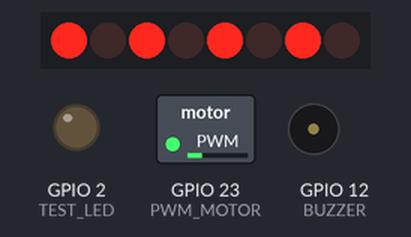
Simulated run of this sketch. Board: ESP32. Shown: 8 shift-register outputs drawn as a row of LEDs (first output left, lit = HIGH), switched loads named in the sketch (green lamp = pin HIGH), output pins drawn as LEDs (lit = HIGH), buzzer (waves = sounding, pin HIGH). Wiring (inferred from the names in the program): shift register (74HC595): data GPIO 25; shift clock GPIO 32; latch GPIO 33. Wiring (inferred from the signals the program sends): row of LEDs: on Q0, Q1, Q2, Q3, Q4, Q5, Q6, Q7. Pins used as bus, display or sensor lines are not drawn.

Above: at 1.5 s.
At 3.5 s:
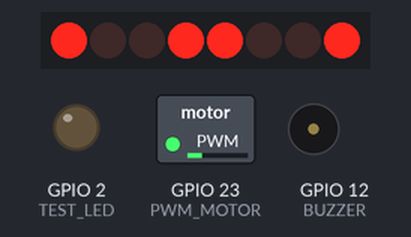
At 5.5 s:
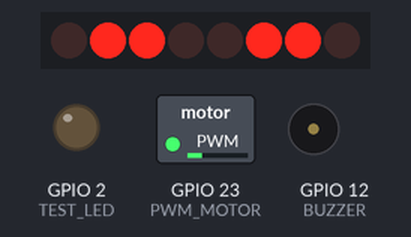
At 7.5 s:
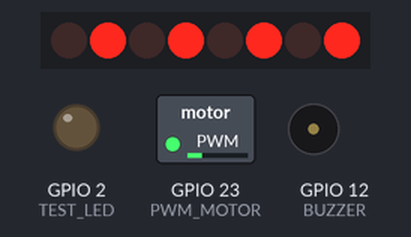
At 11.0 s:
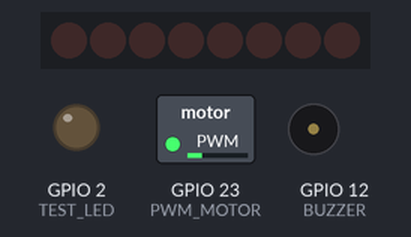
Timing chart, 0 to 16.0 s (numbered marks = the images above):
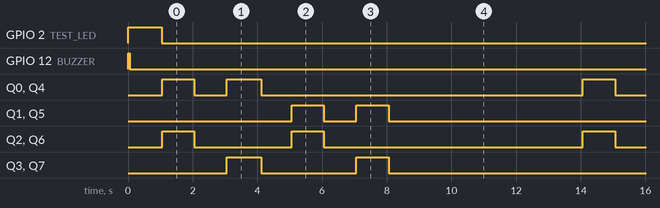

Measured:
- by itself, Q0, Q4: LOW → HIGH at 1.1 s, → LOW 1.0 s later, → HIGH 1.0 s later, → LOW 1.1 s later, … (16 changes in this stretch)
- by itself, Q1, Q5: repeats every 13.0 s: LOW 1.0 s, HIGH 1.0 s, LOW 10.0 s, HIGH 1.0 s
- by itself, Q2, Q6: repeats every 13.0 s: LOW 3.0 s, HIGH 1.0 s, LOW 8.0 s, HIGH 1.0 s
- by itself, Q3, Q7: repeats every 13.0 s: LOW 2.9 s, HIGH 1.0 s, LOW 8.0 s, HIGH 1.0 s, LOW 0.01 s, HIGH 0.06 s

The sketch:

secuencia_basica.ino
```cpp
// (licence header left out)
// Definición de pines
#define   M1_sensor   36
#define   M2_sensor   39
#define   M3_sensor   34
#define   M4_sensor   35

#define   PWM_MOTOR   23

#define   TEST_LED    2

#define   SCL_GYRO    22
#define   SDA_GYRO    21

#define   TX_RPI  17
#define   RX_RPI  16

#define   SHIFT   32
#define   LATCH   33
#define   DATA    25

#define   BUZZER  12

#define   EN1A    26
#define   EN1B    27
#define   EN2A    14
#define   EN2B    13
#define   EN3A    19
#define   EN3B    4
#define   EN4A    5
#define   EN4B    18

// Declaración de palabras claves
#define   STP     0
#define   FWD     1
#define   REV     2

#define   M1      1
#define   M2      2
#define   M3      3
#define   M4      4

// Memoria enviada al registro de desplazamiento
// Contiene activacion/desactivacion de cada motor
byte motor_register = 0;

// Valor del ancho de pulso (0-255)
#define   PWMval  60

unsigned long actual_time = 0;

byte secuencia = 0;

void motor_control(byte id, byte dir){
    //M1: motor 1 (1)
    //M2: motor 2 (2)
    //M3: motor 3 (3)
    //M4: motor 4 (4)
    //STP: detener (0)
    //FWD: adelante (1)
    //REV: reversa (2)

    byte bit1;
    byte bit2;

    switch(id){
        case M1:  bit1 = 0;
                  bit2 = 1;
                  break;
        case M2:  bit1 = 2;
                  bit2 = 3;
                  break;
        case M3:  bit1 = 4;
                  bit2 = 5;
                  break;
        case M4:  bit1 = 6;
                  bit2 = 7;
                  break;
        default:  bit1 = 8;
                  bit2 = 9;
    }


    if(dir == STP){
        digital_out(bit1, LOW);
        digital_out(bit2, LOW);
    }
    else if(dir == FWD){
        digital_out(bit1, HIGH);
        digital_out(bit2, LOW);
    }
    else if(dir == REV){
        digital_out(bit1, LOW);
        digital_out(bit2, HIGH);
    }
}


void digital_out(byte pin, bool state) {
    bitWrite(motor_register, pin, state);

    shiftOut(DATA, SHIFT, MSBFIRST, motor_register);

    digitalWrite(LATCH, HIGH);
    digitalWrite(LATCH, LOW);
}


void setup() {
    Serial.begin(115200);
    pinMode(PWM_MOTOR, OUTPUT);
    pinMode(TEST_LED, OUTPUT);
    pinMode(BUZZER, OUTPUT);

    pinMode(DATA, OUTPUT);
    pinMode(SHIFT, OUTPUT);
    pinMode(LATCH, OUTPUT);

    ledcSetup(/*ledChannel*/0, /*freq*/100, /*resolution*/8);
    ledcAttachPin(PWM_MOTOR, /*ledChannel*/0);

    digitalWrite(LATCH, LOW);
    for(int i=0; i<8; i++) digital_out(i, LOW);

    ledcWrite(/*ledChannel*/0, /*value*/PWMval);

    digitalWrite(TEST_LED, HIGH);
    digitalWrite(BUZZER, HIGH);
    delay(50);
    digitalWrite(BUZZER, LOW);
    delay(1000);
    digitalWrite(TEST_LED, LOW);
}


void loop() {

    if(millis() > actual_time + 1000){
        actual_time = millis();
        secuencia++;

        if(secuencia == 1) avanzar();
        if(secuencia == 2) parar();
        if(secuencia == 3) izquierda();
        if(secuencia == 4) parar();
        if(secuencia == 5) derecha();
        if(secuencia == 6) parar();
        if(secuencia == 7) retroceder();
        if(secuencia == 8) parar();

        if(secuencia > 12) secuencia = 0;
    }

}

void avanzar(){
    motor_control(M1, FWD);
    motor_control(M2, FWD);
    motor_control(M3, FWD);
    motor_control(M4, FWD);
}

void retroceder(){
    motor_control(M1, REV);
    motor_control(M2, REV);
    motor_control(M3, REV);
    motor_control(M4, REV);
}

void parar(){
    motor_control(M1, STP);
    motor_control(M2, STP);
    motor_control(M3, STP);
    motor_control(M4, STP);
}

void izquierda(){
    motor_control(M1, FWD);
    motor_control(M2, REV);
    motor_control(M3, FWD);
    motor_control(M4, REV);
}

void derecha(){
    motor_control(M1, REV);
    motor_control(M2, FWD);
    motor_control(M3, REV);
    motor_control(M4, FWD);
}

void giro_izquierda(){
    motor_control(M1, REV);
    motor_control(M2, FWD);
    motor_control(M3, FWD);
    motor_control(M4, REV);
}

void giro_derecha(){
    motor_control(M1, FWD);
    motor_control(M2, REV);
    motor_control(M3, REV);
    motor_control(M4, FWD);
}

void diagonal_derecha(){
    motor_control(M1, FWD);
    motor_control(M2, STP);
    motor_control(M3, FWD);
    motor_control(M4, STP);
}

void diagonal_izquierda(){
    motor_control(M1, STP);
    motor_control(M2, FWD);
    motor_control(M3, STP);
    motor_control(M4, FWD);
}
```
